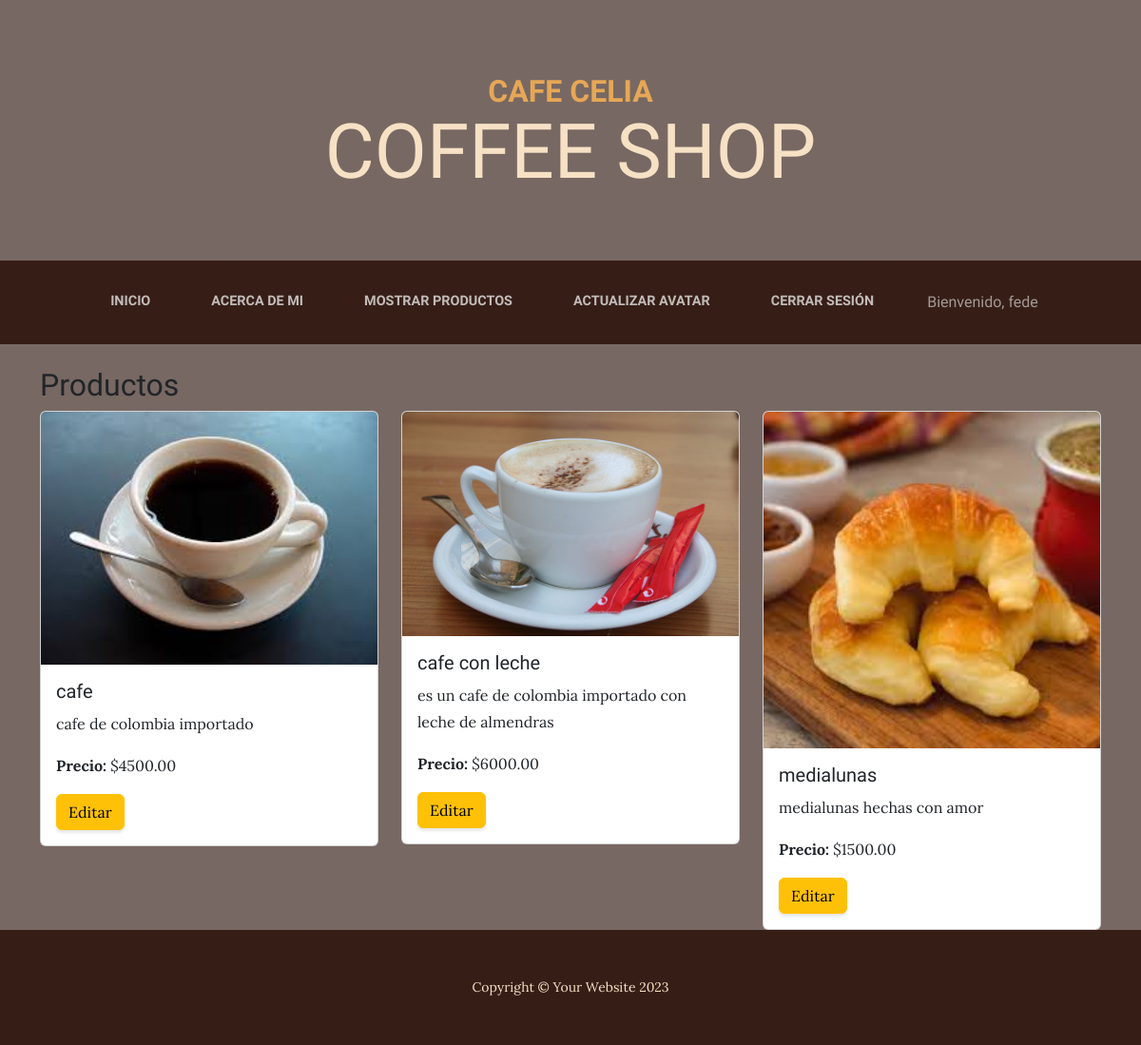
The app's page /productos/ (signed in) with its own data.
### app/models.py (models this page shows, shortened)
class Producto(models.Model):
    nombre = models.CharField(max_length=100)
    descripcion = models.TextField()
    precio = models.DecimalField(max_digits=10, decimal_places=2)
    imagen = models.ImageField(upload_to='productos/')

### app/views.py (the view)
# urls.py: path('productos/', views.mostrar_productos, name='mostrar_producto'),
@login_required
def mostrar_productos(request):
    productos = Producto.objects.all()
    return render(request, 'app/mostrar_producto.html', {'productos': productos})

### app/templates/app/mostrar_producto.html
{% extends "app/base.html" %}
{% block main %}
    <h2>Productos</h2>
    <div class="row">
        {% for producto in productos %}
            <div class="col-md-4">
                <div class="card">
                    <img src="{{ producto.imagen.url }}" class="card-img-top" alt="{{ producto.nombre }}">
                    <div class="card-body">
                        <h5 class="card-title">{{ producto.nombre }}</h5>
                        <p class="card-text">{{ producto.descripcion }}</p>
                        <p class="card-text"><strong>Precio:</strong> ${{ producto.precio }}</p>
                         {%if request.user.is_superuser%}
                        <a href="{% url 'editar_producto' producto.id %}" class="btn btn-warning">Editar</a>
                        {%endif%}
                    </div>
                </div>
            </div>
        {% empty %}
            <p>No hay productos disponibles.</p>
        {% endfor %}
    </div>
{% endblock %}

### app/templates/app/base.html (shortened to what this page needs)
<!DOCTYPE html>
{% load static %}
<html lang="en">
    <head>
        <link href="{% static 'app/css/styles.css' %}" rel="stylesheet" />
    </head>
    <body>
        <header>
            <h1 class="site-heading text-center text-faded d-none d-lg-block">
                <span class="site-heading-upper text-primary mb-3">Cafe Celia</span>
                <span class="site-heading-lower">Coffee shop</span>
            </h1>
        </header>
        <nav class="navbar navbar-expand-lg navbar-dark py-lg-4" id="mainNav">
            <div class="container">
                <div class="collapse navbar-collapse" id="navbarSupportedContent">
                    <ul class="navbar-nav mx-auto">
                        <li class="nav-item px-lg-4"><a class="nav-link text-uppercase" href="{% url 'inicio' %}">inicio</a></li>
                        <li class="nav-item px-lg-4"><a class="nav-link text-uppercase" href="{% url 'acerca' %}">Acerca de mi</a></li>
                        <li class="nav-item px-lg-4"><a class="nav-link text-uppercase" href="{% url 'productos' %}">Mostrar Productos</a></li>
                        {% if user.is_authenticated %}
                    <li class="nav-item px-lg-4"><a class="nav-link text-uppercase" href="{% url 'actualizar_avatar' %}">Actualizar Avatar</a></li>
                    <li class="nav-item px-lg-4"><a class="nav-link text-uppercase" href="{% url 'logout' %}">Cerrar sesión</a></li>
                    <li class="nav-item px-lg-4 nav-link">Bienvenido, {{ user.username }}</li>
                {% else %}
                    <li class="nav-item px-lg-4"><a class="nav-link text-uppercase" href="{% url 'login' %}">Iniciar sesión</a></li>
                    <li class="nav-item px-lg-4"><a class="nav-link text-uppercase" href="{% url 'register' %}">Registrarse</a></li>
                {% endif %}
                    </ul>
                </div>
            </div>
        </nav>
        <div class="container mt-4">
            {% block main %}
            {% endblock %}
        </div>
        <footer class="footer text-faded text-center py-5">
            <div class="container"><p class="m-0 small">Copyright &copy; Your Website 2023</p></div>
        </footer>
    </body>
</html>

### records on screen
Producto: imagen (picture), nombre "cafe", descripcion "cafe de colombia importado", precio "4500.00"
Producto: imagen (picture), nombre "cafe con leche", descripcion "es un cafe de colombia importado con leche de almendras", precio "6000.00"
Producto: imagen (picture), nombre "medialunas", descripcion "medialunas hechas con amor", precio "1500.00"

### other values on screen
{{ user.username }} "fede"
